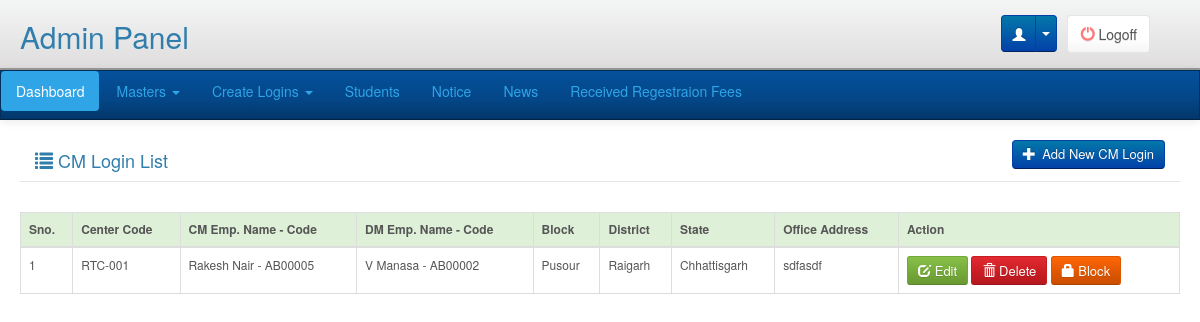
Page /adminpanel/cm-login/index.php (signed in) on the committed database.
### tables this page shows
CREATE TABLE `cm_login` (
  `CM_Id` smallint(6) NOT NULL,
  `Center_Code` varchar(10) NOT NULL,
  `DM_Emp_Code` varchar(75) NOT NULL,
  `CM_Emp_Code` varchar(75) NOT NULL,
  `CM_State` tinyint(4) NOT NULL,
  `CM_District` smallint(6) NOT NULL,
  `CM_Block` int(11) NOT NULL,
  `CM_Address` varchar(300) NOT NULL,
  `CM_Password` varchar(50) NOT NULL,
  `CM_Status` tinyint(4) NOT NULL
);

CREATE TABLE `employee_master` (
  `EMP_Id` mediumint(9) NOT NULL,
  `EMP_Code` varchar(75) NOT NULL,
  `EMP_Name` varchar(75) NOT NULL,
  `DOJ` date NOT NULL,
  `EMP_Designation` varchar(75) NOT NULL,
  `EMP_Image` varchar(75) NOT NULL,
  `State_Id` tinyint(4) NOT NULL,
  `District_Id` smallint(6) NOT NULL,
  `Block_Id` int(11) NOT NULL,
  `EMP_Address` varchar(300) NOT NULL,
  `EMP_Contact` varchar(15) NOT NULL,
  `EMP_Email` varchar(50) NOT NULL,
  `EMP_Salary` int(11) NOT NULL,
  `Posting_Place` varchar(50) NOT NULL,
  `Duty_Time` varchar(50) NOT NULL,
  `Visiting_Date_Place` varchar(50) NOT NULL,
  `emp_sign` varchar(100) NOT NULL COMMENT '//emp signature_name'
);

CREATE TABLE `block_master` (
  `Block_Id` int(11) NOT NULL,
  `Block_Name` varchar(50) NOT NULL,
  `District_Id` smallint(6) NOT NULL
);

CREATE TABLE `district_master` (
  `District_Id` smallint(6) NOT NULL,
  `State_Id` tinyint(4) NOT NULL,
  `District_Name` varchar(100) NOT NULL
);

CREATE TABLE `state_master` (
  `State_Id` tinyint(4) NOT NULL,
  `State_Name` varchar(100) NOT NULL
);

### libraries/classes/DBConn.php (called while the page is built, shortened)
<?php
class DBConn  extends Conn {
	 function ExecuteQuery($userQuery)
	{
		$result= mysql_query($userQuery);
                $num_fields = mysql_num_fields($result);
				$obj = array();
				$x=1;
				while($row=mysql_fetch_array($result)){
				  for($j=0;$j<$num_fields;$j++){
					 $name = mysql_field_name($result, $j);
					 $obj[$x][$name]=$row[$name];
					}
					$x++;
					}
     return $obj;
	}
}
?>

### adminpanel/cm-login/index.php (the view, shortened to what this page needs)
<?php
require_once(PATH_LIBRARIES.'/classes/DBConn.php');
include(PATH_ADMIN_INCLUDE.'/header.php');
$db = new DBConn();
$getrmlogin=$db->ExecuteQuery("SELECT CM_Id, Center_Code, DM_Emp_Code, CM_Emp_Code, CM_Address, e.EMP_Name AS CEMP_Name, em.EMP_Name AS DEMP_Name, CM_Password, b.Block_Name, d.District_Name, s.State_Name, CASE WHEN CM_Status = 1 THEN 'Block' WHEN CM_Status = 0 THEN 'Unblock' END CM_Status
FROM cm_login cm
LEFT JOIN block_master b ON cm.CM_Block = b.Block_Id
LEFT JOIN district_master d ON cm.CM_District = d.District_Id
LEFT JOIN state_master s ON d.State_Id = s.State_Id
LEFT JOIN employee_master e ON cm.CM_Emp_Code = e.EMP_Code
LEFT JOIN employee_master em ON cm.DM_Emp_Code = em .EMP_Code
");
?>
<div class="main">
	<div class="page-title">
        <div>
            <div class="col-lg-5 pull-left"><h4><i class="glyphicon glyphicon-list"></i> CM Login List</h4></div>
            <div class="col-lg-5 pull-right">
                <div class="ef_header_tools pull-right">
                    <a class="btn btn-primary" href="add_cm.php" title="Add course"><i class="glyphicon glyphicon-plus"></i>&nbsp;Add New CM Login</a>
                </div>
            </div>
        </div>
        <div class="clearfix">&nbsp;</div>
    </div>
    <table class="table table-hover table-bordered" id="addedProducts">
      <thead>
        <tr class="success">
          <th>Sno.</th>
          <th>Center Code</th>
          <th>CM Emp. Name - Code</th>
          <th>DM Emp. Name - Code</th>
          <th>Block</th>
          <th>District</th>
          <th>State</th>
          <th>Office Address</th>
          <th>Action</th>
        </tr>
      </thead>
      <tbody>
        <?php
            $i=1;
            foreach($getrmlogin as $getrmloginVal){ ?>
        <tr>
          <td><?php echo $i;?></td>
          <td><?php echo $getrmloginVal['Center_Code'];?></td>
          <td><?php echo $getrmloginVal['CEMP_Name'].' - '.$getrmloginVal['CM_Emp_Code'];?></td>
          <td><?php echo $getrmloginVal['DEMP_Name'].' - '.$getrmloginVal['DM_Emp_Code'];?></td>
          <td><?php echo $getrmloginVal['Block_Name'];?></td>
          <td><?php echo $getrmloginVal['District_Name'];?></td>
          <td><?php echo $getrmloginVal['State_Name'];?></td>
          <td><?php echo $getrmloginVal['CM_Address'];?></td>
          <td><button type="button" id="editbtn" class="btn btn-success btn-sm" onClick="window.location.href='edit_cm.php?id=<?php echo $getrmloginVal['CM_Id'];?>'" > <span class="glyphicon glyphicon-edit"></span> Edit </button>
            <button type="button" class="btn btn-danger btn-sm delete" id="<?php echo $getrmloginVal['CM_Id']; ?>" name="delete"> <span class="glyphicon glyphicon-trash"></span> Delete </button>
            <?php if($getrmloginVal['CM_Status']=="Block"){ ?>
            <button type="button" class="btn btn-warning btn-sm  status" id="status-<?php echo $getrmloginVal['CM_Id']; ?>" name="status"> <span class="glyphicon glyphicon-lock"></span> <?php echo $getrmloginVal['CM_Status'] ?> </button>
            <?php }else{ ?>
            <button type="button" class="btn btn-primary btn-sm status" id="status-<?php echo $getrmloginVal['CM_Id']; ?>" name="status"> <i class="fa fa-unlock" aria-hidden="true"></i> <?php echo $getrmloginVal['CM_Status'] ?> </button>
            <?php } ?>
            </td>
        </tr>
        <?php $i++;} ?>
      </tbody>
    </table>
</div>

### css/adminpanel_style.css (style rules this page uses)
.table { font-size: 12px; }
.main { margin:20px 20px 100px 20px; }
.btn { padding: 4px 10px; font-size: 13px; text-align: center; cursor: pointer; }
.btn-primary { color: #ffffff; text-shadow: 0 -1px 0 rgba(0,0,0,0.25); background-color: #0362a9; background-image: linear-gradient(to bottom,#0378a9,#0341a9); background-repeat: repeat-x; filter: progid:DXImageTransform.Microsoft.gradient(startColorstr='#000378a8', endColorstr='#000341a8', GradientType=0); border-color: #0341a9 #0341a9 #02245e; }
.btn i { margin-right: 3px; }
.page-title { border-bottom: 1px solid #E5E5E5; margin-bottom:30px; }

### rows in the picture
cm_login: Center_Code "RTC-001", employee_master.EMP_Name "Rakesh Nair", CM_Emp_Code "AB00005", employee_master.EMP_Name "V Manasa", DM_Emp_Code "AB00002", block_master.Block_Name "Pusour", district_master.District_Name "Raigarh", state_master.State_Name "Chhattisgarh", CM_Address "sdfasdf", CM_Status "Block"
